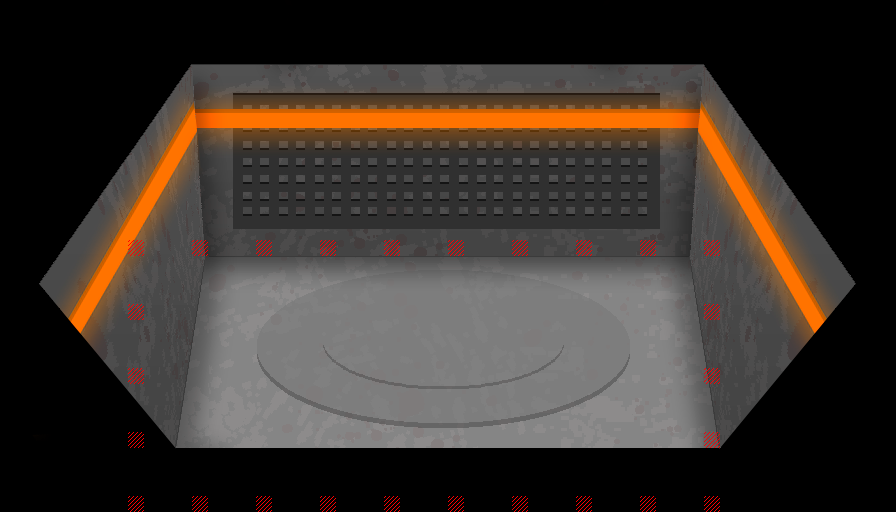

A level layout from a 2D game, rendered from its tile map. Below: a short description, then the map file with its tile-grid data intact:
An orthogonal 14x8 tile map with 64x64 px tiles, 2 tile layers (Suelo, Collision), 2 tilesets and 3 objects (spawnZone, microondas, 1).

<map version="1.4" tiledversion="2020.10.30" orientation="orthogonal" renderorder="left-up" width="14" height="8" tilewidth="64" tileheight="64" infinite="0" nextlayerid="6" nextobjectid="6">
 <properties>
  <property name="Altura" type="int" value="7" />
 </properties>
 <tileset firstgid="1" source="microondas.tsx" />
 <tileset firstgid="141" source="collisionTileset.tsx" />
 <layer id="1" name="Suelo" width="14" height="8">
  <data encoding="csv">
15,16,17,18,19,20,21,22,23,24,25,26,27,28,
29,30,31,32,33,34,35,36,37,38,39,40,41,42,
43,44,45,46,47,48,49,50,51,52,53,54,55,56,
57,58,59,60,61,62,63,64,65,66,67,68,69,70,
71,72,73,74,75,76,77,78,79,80,81,82,83,84,
85,86,87,88,89,90,91,92,93,94,95,96,97,98,
99,100,101,102,103,104,105,106,107,108,109,110,111,112,
113,114,115,116,117,118,119,120,121,122,123,124,125,126
</data>
 </layer>
 <layer id="2" name="Collision" width="14" height="8">
  <data encoding="csv">
0,0,0,0,0,0,0,0,0,0,0,0,0,0,
0,0,0,0,0,0,0,0,0,0,0,0,0,0,
0,0,0,0,0,0,0,0,0,0,0,0,0,0,
0,0,141,141,141,141,141,141,141,141,141,141,0,0,
0,0,141,0,0,0,0,0,0,0,0,141,0,0,
0,0,141,0,0,0,0,0,0,0,0,141,0,0,
0,0,141,0,0,0,0,0,0,0,0,141,0,0,
0,0,141,141,141,141,141,141,141,141,141,141,0,0
</data>
 </layer>
 <objectgroup id="3" name="entities">
  <object id="3" name="spawnZone" x="417.666" y="258.333" width="60.667" height="37.9997" />
  <object id="5" name="microondas" x="448" y="224" width="27.2727" height="44.9091">
   <properties>
    <property name="Altura" type="int" value="0" />
    <property name="sala" type="int" value="1" />
    <property name="zRondas" type="int" value="1" />
    <property name="zzId" value="naranja" />
   </properties>
  </object>
 </objectgroup>
 <objectgroup id="5" name="Salas">
  <object id="2" name="1" x="441.5" y="-79.25" width="13" height="638.5">
   <properties>
    <property name="CameraCoordX" type="int" value="-1" />
    <property name="Rounds" type="int" value="1" />
    <property name="zBoss" type="bool" value="false" />
   </properties>
  </object>
 </objectgroup>
 <objectgroup id="4" name="Alturas" visible="0" />
</map>
